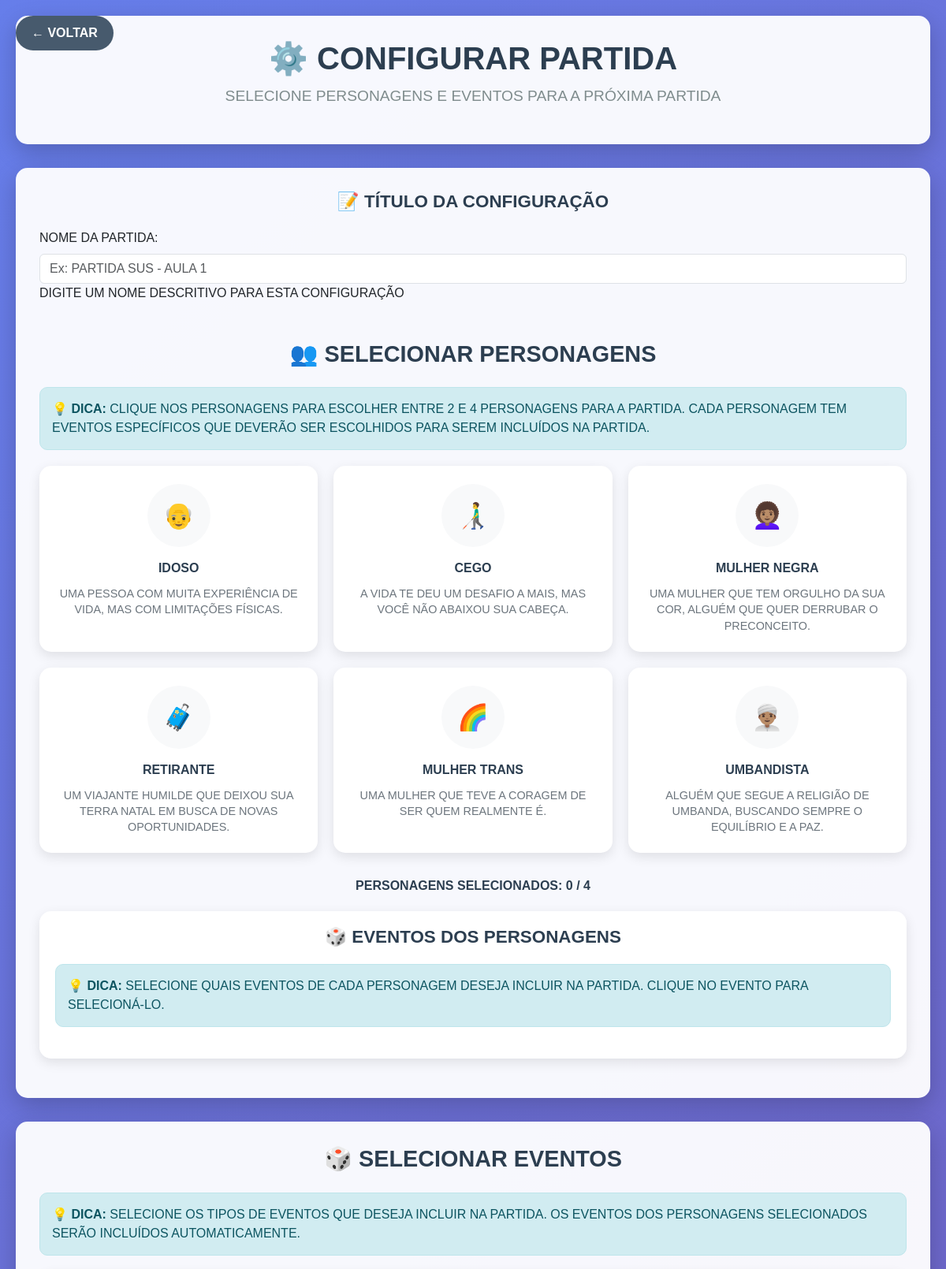
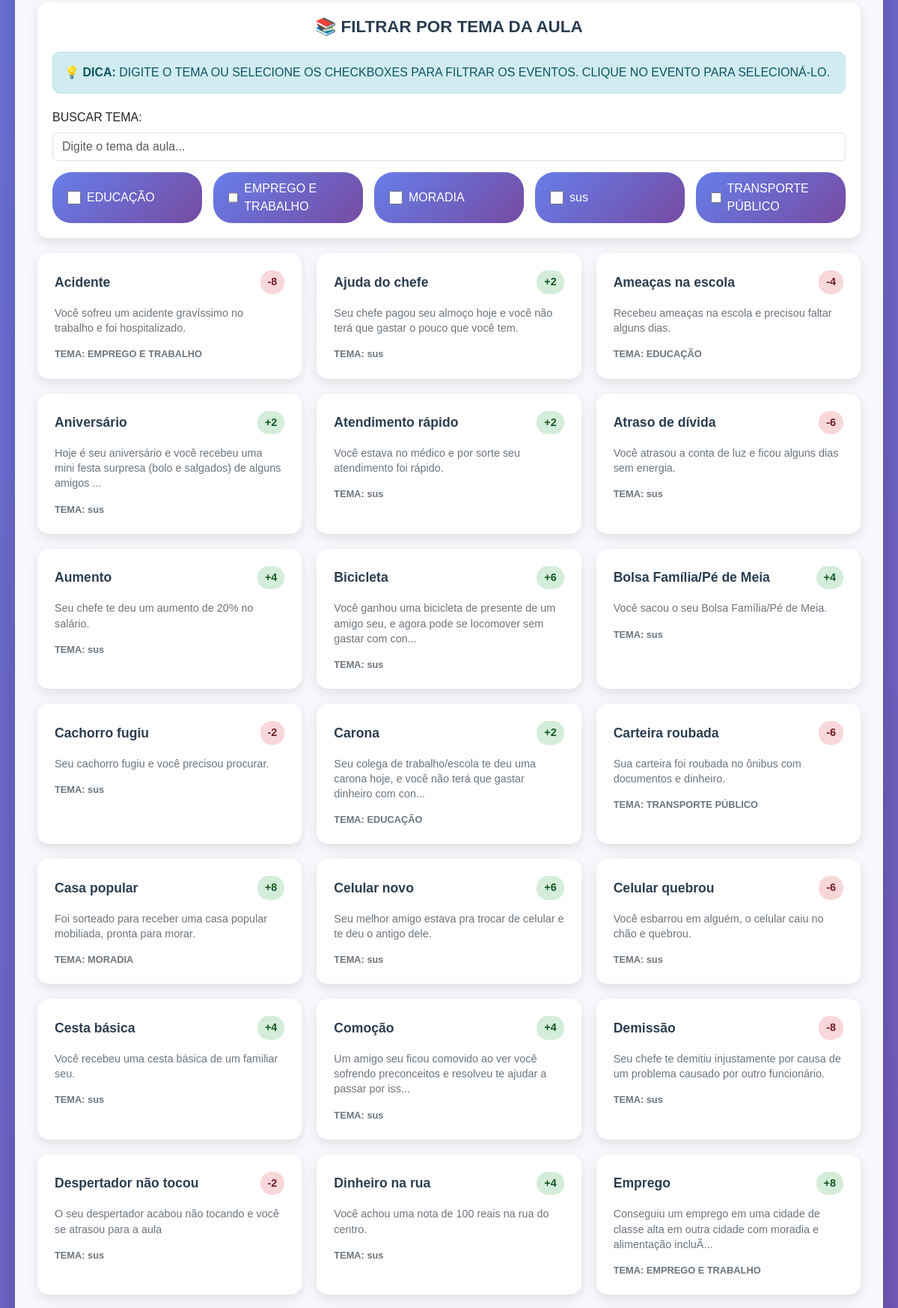
Screenshot of /Adm/configurarPartida.php (signed in, upper part) with the database file from the repository (2 pictures, top to bottom).
### tables this page shows
CREATE TABLE `tbevento` (
  `idEvento` int(11) NOT NULL,
  `nomeEvento` varchar(50) NOT NULL,
  `descricaoEvento` varchar(255) NOT NULL,
  `modificadorEvento` varchar(120) NOT NULL,
  `dificuldadeEvento` varchar(10) NOT NULL,
  `temaAula` varchar(50) DEFAULT NULL,
  `impactoEvento` varchar(50) NOT NULL,
  `casaEvento` int(100) NOT NULL
);

### Adm/configurarPartida.php (the view, shortened to what this page needs)
<?php include('../banco/conexao.php');
include('../includes/verificar_login.php'); ?>
<!DOCTYPE html>
<html lang="pt-BR">
<head>
    <link href="https://cdn.jsdelivr.net/npm/bootstrap@5.3.7/dist/css/bootstrap.min.css" rel="stylesheet">
</head>
<body>
    <a href="index.php" class="back-btn">← VOLTAR</a>
    <div class="admin-container">
        <div class="admin-header">
            <h1 class="admin-title">⚙️ CONFIGURAR PARTIDA</h1>
            <p class="admin-subtitle">SELECIONE PERSONAGENS E EVENTOS PARA A PRÓXIMA PARTIDA</p>
        </div>
        <form method="POST" action="salvarConfiguracao.php">
            <div class="config-section">
                <div class="form-section">
                    <h2 class="subsection-title">📝 TÍTULO DA CONFIGURAÇÃO</h2>
                    <div class="form-group">
                        <label for="tituloConfiguracao" class="form-label">NOME DA PARTIDA:</label>
                        <input type="text" class="form-control" id="tituloConfiguracao" name="tituloConfiguracao"
                            placeholder="Ex: PARTIDA SUS - AULA 1" required>
                        <div class="help-text">DIGITE UM NOME DESCRITIVO PARA ESTA CONFIGURAÇÃO</div>
                    </div>
                </div>
                <br><br>
                <h2 class="section-title">👥 SELECIONAR PERSONAGENS</h2>
                <div class="alert alert-info">
                    <strong>💡 DICA:</strong> CLIQUE NOS PERSONAGENS PARA ESCOLHER ENTRE 2 E 4 PERSONAGENS PARA A PARTIDA. CADA PERSONAGEM TEM EVENTOS ESPECÍFICOS QUE DEVERÃO SER ESCOLHIDOS PARA SEREM INCLUÍDOS NA PARTIDA.
                </div>
                <div class="personagens-grid">
                    <div class="personagem-card" data-id="1" data-nome="IDOSO" data-emoji="👴">
                        <div class="personagem-img">👴</div>
                        <div class="personagem-nome">IDOSO</div>
                        <div class="personagem-desc">UMA PESSOA COM MUITA EXPERIÊNCIA DE VIDA, MAS COM LIMITAÇÕES FÍSICAS.</div>
                    </div>
                    <div class="personagem-card" data-id="2" data-nome="CEGO" data-emoji="👨‍🦯">
                        <div class="personagem-img">👨‍🦯</div>
                        <div class="personagem-nome">CEGO</div>
                        <div class="personagem-desc">A VIDA TE DEU UM DESAFIO A MAIS, MAS VOCÊ NÃO ABAIXOU SUA CABEÇA.</div>
                    </div>
                    <div class="personagem-card" data-id="3" data-nome="MULHER NEGRA" data-emoji="👩🏽‍🦱">
                        <div class="personagem-img">👩🏽‍🦱</div>
                        <div class="personagem-nome">MULHER NEGRA</div>
                        <div class="personagem-desc">UMA MULHER QUE TEM ORGULHO DA SUA COR, ALGUÉM QUE QUER DERRUBAR O PRECONCEITO.</div>
                    </div>
                    <div class="personagem-card" data-id="4" data-nome="RETIRANTE" data-emoji="🧳">
                        <div class="personagem-img">🧳</div>
                        <div class="personagem-nome">RETIRANTE</div>
                        <div class="personagem-desc">UM VIAJANTE HUMILDE QUE DEIXOU SUA TERRA NATAL EM BUSCA DE NOVAS OPORTUNIDADES.</div>
                    </div>
                    <div class="personagem-card" data-id="5" data-nome="MULHER TRANS" data-emoji="🌈">
                        <div class="personagem-img">🌈</div>
                        <div class="personagem-nome">MULHER TRANS</div>
                        <div class="personagem-desc">UMA MULHER QUE TEVE A CORAGEM DE SER QUEM REALMENTE É.</div>
                    </div>
                    <div class="personagem-card" data-id="6" data-nome="UMBANDISTA" data-emoji="👳🏽‍♂️">
                        <div class="personagem-img">👳🏽‍♂️</div>
                        <div class="personagem-nome">UMBANDISTA</div>
                        <div class="personagem-desc">ALGUÉM QUE SEGUE A RELIGIÃO DE UMBANDA, BUSCANDO SEMPRE O EQUILÍBRIO E A PAZ.</div>
                    </div>
                </div>
                <div class="selected-count">
                    PERSONAGENS SELECIONADOS: <span id="count-personagens">0</span> / 4
                </div>
                <div class="personagem-eventos-section">
                    <h3 class="subsection-title">🎲 EVENTOS DOS PERSONAGENS</h3>
                    <div class="alert alert-info">
                        <strong>💡 DICA:</strong> SELECIONE QUAIS EVENTOS DE CADA PERSONAGEM DESEJA INCLUIR NA PARTIDA. CLIQUE NO EVENTO PARA SELECIONÁ-LO.
                    </div>
                </div>
            </div>
            <div class="eventos-section">
                <h2 class="section-title">🎲 SELECIONAR EVENTOS</h2>
                <div class="alert alert-info">
                    <strong>💡 DICA:</strong> SELECIONE OS TIPOS DE EVENTOS QUE DESEJA INCLUIR NA PARTIDA. OS EVENTOS DOS PERSONAGENS SELECIONADOS SERÃO INCLUÍDOS AUTOMATICAMENTE.
                </div>
                <div class="filtros-temas-section">
                    <h3 class="subsection-title">📚 FILTRAR POR TEMA DA AULA</h3>
                    <div class="alert alert-info">
                        <strong>💡 DICA:</strong> DIGITE O TEMA OU SELECIONE OS CHECKBOXES PARA FILTRAR OS EVENTOS. CLIQUE NO EVENTO PARA SELECIONÁ-LO.
                    </div>
                    <div class="form-group">
                        <label for="buscar-tema" class="form-label">BUSCAR TEMA:</label>
                        <input type="text" class="form-control" id="buscar-tema"
                            placeholder="Digite o tema da aula..." autocomplete="off">
                    </div>
                    <div class="temas-disponiveis">
                        <?php
                        $stmt = $pdo->query("SELECT DISTINCT temaAula FROM tbevento WHERE temaAula IS NOT NULL AND temaAula != '' ORDER BY temaAula");
                        $temas = $stmt->fetchAll(PDO::FETCH_COLUMN);
                        foreach ($temas as $tema) {
                            echo "<label class='filtro-checkbox'>";
                            echo "<input type='checkbox' name='temas[]' value='" . htmlspecialchars($tema) . "'>";
                            echo "<span>" . htmlspecialchars($tema) . "</span>";
                            echo "</label>";
                        }
                        ?>
                    </div>
                </div>
                <div class="eventos-grid" id="eventos-grid">
                    <?php
                    $stmt = $pdo->query("SELECT * FROM tbevento ORDER BY nomeEvento");
                    while ($row = $stmt->fetch(PDO::FETCH_ASSOC)) {
                        $tipo = $row['casaEvento'] > 0 ? 'positivo' : 'negativo';
                        $casas = $row['casaEvento'];
                        $temaAula = $row['temaAula'] ?? 'Sem tema';
                        echo "<div class='evento-card' data-id='{$row['idEvento']}' data-tema='" . htmlspecialchars($temaAula) . "'>";
                        echo "<div class='evento-header'>";
                        echo "<div class='evento-nome'>{$row['nomeEvento']}</div>";
                        echo "<div class='evento-casas {$tipo}'>" . ($casas > 0 ? '+' : '') . $casas . "</div>";
                        echo "</div>";
                        echo "<div class='evento-descricao'>" . substr($row['descricaoEvento'], 0, 100) . (strlen($row['descricaoEvento']) > 100 ? '...' : '') . "</div>";
                        echo "<div class='evento-tema'>TEMA: " . htmlspecialchars($temaAula) . "</div>";
                        echo "</div>";
                    }
                    ?>
                </div>
            </div>
        </form>
    </div>
</body>
</html>

### Adm/configurarPartida.php (style rules this page uses)
body { background: linear-gradient(135deg, #667eea 0%, #764ba2 100%); min-height: 100vh; font-family: 'Arial', sans-serif; }
.admin-container { max-width: 1400px; margin: 0 auto; padding: 20px; }
.admin-header { background: rgba(255, 255, 255, 0.95); border-radius: 15px; padding: 30px; margin-bottom: 30px; box-shadow: 0 10px 30px rgba(0, 0, 0, 0.2); text-align: center; }
.admin-title { color: #2c3e50; font-size: 2.5rem; font-weight: bold; margin-bottom: 10px; }
.admin-subtitle { color: #7f8c8d; font-size: 1.2rem; }
.config-section { background: rgba(255, 255, 255, 0.95); border-radius: 15px; padding: 30px; box-shadow: 0 10px 30px rgba(0, 0, 0, 0.2); margin-bottom: 30px; }
.section-title { color: #2c3e50; font-size: 1.8rem; font-weight: bold; margin-bottom: 25px; text-align: center; }
.personagens-grid { display: grid; grid-template-columns: repeat(3, 1fr); grid-template-rows: repeat(2, auto); gap: 20px; margin-bottom: 30px; }
.personagem-card { background: white; border-radius: 15px; padding: 20px; text-align: center; box-shadow: 0 5px 15px rgba(0, 0, 0, 0.1); transition: transform 0.3s ease, box-shadow 0.3s ease; cursor: pointer; border: 3px solid transparent; }
.personagem-img { width: 80px; height: 80px; border-radius: 50%; margin: 0 auto 15px; background: #f8f9fa; display: flex; align-items: center; justify-content: center; font-size: 2rem; }
.personagem-nome { font-weight: bold; color: #2c3e50; margin-bottom: 10px; }
.personagem-desc { font-size: 0.9rem; color: #6c757d; line-height: 1.4; }
.eventos-section { background: rgba(255, 255, 255, 0.95); border-radius: 15px; padding: 30px; box-shadow: 0 10px 30px rgba(0, 0, 0, 0.2); }
.filtro-checkbox { display: flex; align-items: center; gap: 8px; padding: 10px 20px; background: linear-gradient(135deg, #667eea 0%, #764ba2 100%); color: white; border-radius: 25px; cursor: pointer; transition: transform 0.3s ease; }
.filtro-checkbox input[type="checkbox"] { width: 18px; height: 18px; accent-color: white; }
.eventos-grid { display: grid; grid-template-columns: repeat(auto-fit, minmax(300px, 1fr)); gap: 20px; margin-bottom: 30px; }
.evento-card { background: white; border-radius: 15px; padding: 20px; box-shadow: 0 5px 15px rgba(0, 0, 0, 0.1); transition: transform 0.3s ease, box-shadow 0.3s ease; cursor: pointer; border: 3px solid transparent; }
.evento-header { display: flex; justify-content: space-between; align-items: center; margin-bottom: 15px; }
.evento-nome { font-weight: bold; color: #2c3e50; font-size: 1.1rem; }
.evento-casas { font-weight: bold; padding: 5px 10px; border-radius: 15px; font-size: 0.9rem; }
.evento-casas.positivo { background: #d4edda; color: #155724; }
.evento-casas.negativo { background: #f8d7da; color: #721c24; }
.evento-descricao { color: #6c757d; font-size: 0.9rem; line-height: 1.4; margin-bottom: 15px; }
.back-btn { position: fixed; top: 20px; left: 20px; background: rgba(52, 73, 94, 0.9); color: white; border: none; padding: 10px 20px; border-radius: 25px; text-decoration: none; font-weight: bold; transition: background 0.3s ease; z-index: 9999; }
.selected-count { text-align: center; margin-bottom: 20px; font-weight: bold; color: #2c3e50; }
.alert-info { background: #d1ecf1; color: #0c5460; border: 1px solid #bee5eb; border-radius: 10px; padding: 15px; margin-bottom: 20px; }
.subsection-title { color: #2c3e50; font-size: 1.4rem; font-weight: bold; margin-bottom: 20px; text-align: center; }
.personagem-eventos-section { background: rgba(255, 255, 255, 0.95); border-radius: 15px; padding: 20px; margin-bottom: 20px; box-shadow: 0 5px 15px rgba(0, 0, 0, 0.1); }
.filtros-temas-section { background: rgba(255, 255, 255, 0.95); border-radius: 15px; padding: 20px; margin-bottom: 20px; box-shadow: 0 5px 15px rgba(0, 0, 0, 0.1); }
.temas-disponiveis { display: grid; grid-template-columns: repeat(auto-fit, minmax(200px, 1fr)); gap: 15px; margin-top: 15px; }
.evento-tema { font-size: 0.8rem; color: #6c757d; margin-top: 10px; font-weight: bold; }
.form-group { position: relative; }

### rows the page displays
tbevento: nomeEvento "Acidente", casaEvento "-8", descricaoEvento "Você sofreu um acidente gravíssimo no trabalho e foi hospitalizado.", temaAula "EMPREGO E TRABALHO"
tbevento: nomeEvento "Ajuda do chefe", casaEvento "2", descricaoEvento "Seu chefe pagou seu almoço hoje e você não terá que gastar o pouco que você tem.", temaAula "sus"
tbevento: nomeEvento "Ameaças na escola", casaEvento "-4", descricaoEvento "Recebeu ameaças na escola e precisou faltar alguns dias.", temaAula "EDUCAÇÃO"
tbevento: nomeEvento "Aniversário", casaEvento "2", descricaoEvento "Hoje é seu aniversário e você recebeu uma mini festa surpresa (bolo e salgados) de alguns amigos", temaAula "sus"
tbevento: nomeEvento "Atendimento rápido", casaEvento "2", descricaoEvento "Você estava no médico e por sorte seu atendimento foi rápido.", temaAula "sus"
tbevento: nomeEvento "Atraso de dívida", casaEvento "-6", descricaoEvento "Você atrasou a conta de luz e ficou alguns dias sem energia.", temaAula "sus"
tbevento: nomeEvento "Aumento", casaEvento "4", descricaoEvento "Seu chefe te deu um aumento de 20% no salário.", temaAula "sus"
tbevento: nomeEvento "Bicicleta", casaEvento "6", descricaoEvento "Você ganhou uma bicicleta de presente de um amigo seu, e agora pode se locomover sem gastar com con", temaAula "sus"
tbevento: nomeEvento "Bolsa Família/Pé de Meia", casaEvento "4", descricaoEvento "Você sacou o seu Bolsa Família/Pé de Meia.", temaAula "sus"
tbevento: nomeEvento "Cachorro fugiu", casaEvento "-2", descricaoEvento "Seu cachorro fugiu e você precisou procurar.", temaAula "sus"
tbevento: nomeEvento "Carona", casaEvento "2", descricaoEvento "Seu colega de trabalho/escola te deu uma carona hoje, e você não terá que gastar dinheiro com con", temaAula "EDUCAÇÃO"
tbevento: nomeEvento "Carteira roubada", casaEvento "-6", descricaoEvento "Sua carteira foi roubada no ônibus com documentos e dinheiro.", temaAula "TRANSPORTE PÚBLICO"
tbevento: nomeEvento "Casa popular", casaEvento "8", descricaoEvento "Foi sorteado para receber uma casa popular mobiliada, pronta para morar.", temaAula "MORADIA"
tbevento: nomeEvento "Celular novo", casaEvento "6", descricaoEvento "Seu melhor amigo estava pra trocar de celular e te deu o antigo dele.", temaAula "sus"
tbevento: nomeEvento "Celular quebrou", casaEvento "-6", descricaoEvento "Você esbarrou em alguém, o celular caiu no chão e quebrou.", temaAula "sus"
tbevento: nomeEvento "Cesta básica", casaEvento "4", descricaoEvento "Você recebeu uma cesta básica de um familiar seu.", temaAula "sus"
tbevento: nomeEvento "Comoção", casaEvento "4", descricaoEvento "Um amigo seu ficou comovido ao ver você sofrendo preconceitos e resolveu te ajudar a passar por iss", temaAula "sus"
tbevento: nomeEvento "Demissão", casaEvento "-8", descricaoEvento "Seu chefe te demitiu injustamente por causa de um problema causado por outro funcionário.", temaAula "sus"
tbevento: nomeEvento "Despertador não tocou", casaEvento "-2", descricaoEvento "O seu despertador acabou não tocando e você se atrasou para a aula", temaAula "sus"
tbevento: nomeEvento "Dinheiro na rua", casaEvento "4", descricaoEvento "Você achou uma nota de 100 reais na rua do centro.", temaAula "sus"
tbevento: nomeEvento "Emprego", casaEvento "8", descricaoEvento "Conseguiu um emprego em uma cidade de classe alta em outra cidade com moradia e alimentação incluÃ", temaAula "EMPREGO E TRABALHO"

### other values shown
$tema "EDUCAÇÃO"
$tema "EMPREGO E TRABALHO"
$tema "MORADIA"
$tema "sus"
$tema "TRANSPORTE PÚBLICO"
